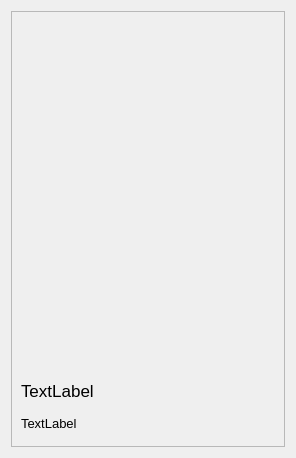
<?xml version="1.0" encoding="UTF-8"?>
<ui version="4.0">
 <class>Form</class>
 <widget class="QWidget" name="Form">
  <property name="geometry">
   <rect>
    <x>0</x>
    <y>0</y>
    <width>296</width>
    <height>458</height>
   </rect>
  </property>
  <property name="windowTitle">
   <string>Form</string>
  </property>
  <layout class="QHBoxLayout" name="horizontalLayout">
   <item>
    <widget class="QFrame" name="animeCol">
     <property name="frameShape">
      <enum>QFrame::StyledPanel</enum>
     </property>
     <property name="frameShadow">
      <enum>QFrame::Raised</enum>
     </property>
     <layout class="QVBoxLayout" name="verticalLayout">
      <item>
       <widget class="QLabel" name="animeView">
        <property name="minimumSize">
         <size>
          <width>250</width>
          <height>350</height>
         </size>
        </property>
        <property name="text">
         <string/>
        </property>
       </widget>
      </item>
      <item>
       <widget class="QLabel" name="animeTitle">
        <property name="maximumSize">
         <size>
          <width>16777215</width>
          <height>100</height>
         </size>
        </property>
        <property name="font">
         <font>
          <pointsize>13</pointsize>
         </font>
        </property>
        <property name="text">
         <string>TextLabel</string>
        </property>
       </widget>
      </item>
      <item>
       <widget class="QLabel" name="animeInfo">
        <property name="font">
         <font>
          <pointsize>10</pointsize>
         </font>
        </property>
        <property name="text">
         <string>TextLabel</string>
        </property>
       </widget>
      </item>
     </layout>
    </widget>
   </item>
  </layout>
 </widget>
 <resources/>
 <connections/>
</ui>
